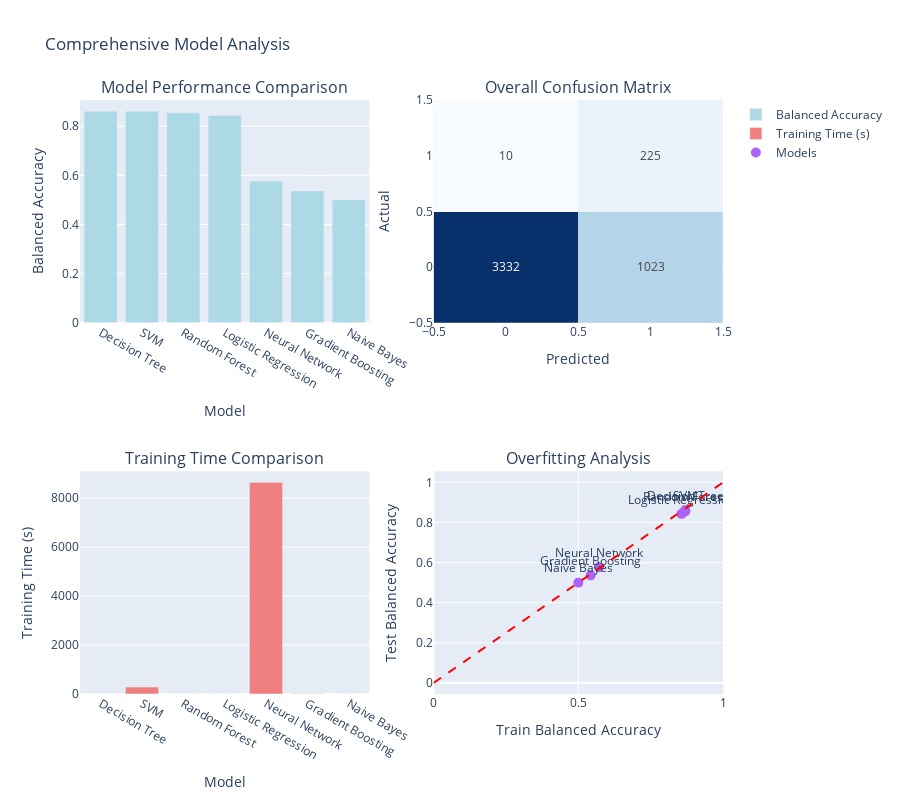

Notebook cell for this chart:
### Markdown cell above
## 📈 10. Comprehensive Visualizations

### Code cell
# Create comprehensive visualization
best_model_name = comparison_df.iloc[0]['Model']
best_model = best_models[best_model_name]
best_pred = results[best_model_name]['predictions']

# Create subplots
if station_results_df is not None:
    fig = make_subplots(
        rows=2, cols=2,
        subplot_titles=('Model Performance Comparison', 'Overall Confusion Matrix',
                       'Station Accuracy Heatmap', 'Overfitting Analysis'),
        specs=[[{'type': 'bar'}, {'type': 'heatmap'}],
               [{'type': 'bar'}, {'type': 'scatter'}]]
    )
else:
    fig = make_subplots(
        rows=2, cols=2,
        subplot_titles=('Model Performance Comparison', 'Overall Confusion Matrix',
                       'Training Time Comparison', 'Overfitting Analysis'),
        specs=[[{'type': 'bar'}, {'type': 'heatmap'}],
               [{'type': 'bar'}, {'type': 'scatter'}]]
    )

# 1. Model Performance Comparison
fig.add_trace(
    go.Bar(
        x=comparison_df['Model'],
        y=comparison_df['balanced_accuracy'],
        name='Balanced Accuracy',
        marker_color='lightblue'
    ),
    row=1, col=1
)

# 2. Confusion Matrix
cm = confusion_matrix(y_test, best_pred)
fig.add_trace(
    go.Heatmap(
        z=cm,
        text=cm,
        texttemplate='%{text}',
        colorscale='Blues',
        showscale=False
    ),
    row=1, col=2
)

# 3. Station Accuracy or Training Time
if station_results_df is not None:
    # Station accuracy bar chart
    top_stations = station_results_df.head(20)
    fig.add_trace(
        go.Bar(
            x=top_stations['station'],
            y=top_stations['accuracy'],
            name='Station Accuracy',
            marker_color='lightgreen'
        ),
        row=2, col=1
    )
else:
    # Training time comparison
    fig.add_trace(
        go.Bar(
            x=comparison_df['Model'],
            y=comparison_df['training_time'],
            name='Training Time (s)',
            marker_color='lightcoral'
        ),
        row=2, col=1
    )

# 4. Overfitting Analysis
fig.add_trace(
    go.Scatter(
        x=comparison_df['train_balanced_accuracy'],
        y=comparison_df['balanced_accuracy'],
        mode='markers+text',
        text=comparison_df['Model'],
        textposition='top center',
        marker=dict(size=10),
        name='Models'
    ),
    row=2, col=2
)

# Add diagonal line for overfitting plot
fig.add_trace(
    go.Scatter(
        x=[0, 1],
        y=[0, 1],
        mode='lines',
        line=dict(dash='dash', color='red'),
        name='No Overfitting Line',
        showlegend=False
    ),
    row=2, col=2
)

# Update layout
fig.update_xaxes(title_text='Model', row=1, col=1)
fig.update_yaxes(title_text='Balanced Accuracy', row=1, col=1)
fig.update_xaxes(title_text='Predicted', row=1, col=2)
fig.update_yaxes(title_text='Actual', row=1, col=2)

if station_results_df is not None:
    fig.update_xaxes(title_text='Station', row=2, col=1, tickangle=45)
    fig.update_yaxes(title_text='Accuracy', row=2, col=1)
else:
    fig.update_xaxes(title_text='Model', row=2, col=1)
    fig.update_yaxes(title_text='Training Time (s)', row=2, col=1)

fig.update_xaxes(title_text='Train Balanced Accuracy', row=2, col=2)
fig.update_yaxes(title_text='Test Balanced Accuracy', row=2, col=2)

fig.update_layout(
    height=800,
    title_text='Comprehensive Model Analysis',
    showlegend=True
)

fig.show()

### Figure 1 — Plotly figure (JSON) as saved in the notebook; plotly's stock layout.template omitted (floating-point values rounded to 4 significant figures)
{"data": [{"marker": {"color": "lightblue"}, "name": "Balanced Accuracy", "type": "bar", "x": ["Decision Tree", "SVM", "Random Forest", "Logistic Regression", "Neural Network", "Gradient Boosting", "Naive Bayes"], "xaxis": "x", "y": [0.8613, 0.8613, 0.8544, 0.8431, 0.5767, 0.5363, 0.5], "yaxis": "y"}, {"colorscale": [[0, "rgb(247,251,255)"], [0.125, "rgb(222,235,247)"], [0.25, "rgb(198,219,239)"], [0.375, "rgb(158,202,225)"], [0.5, "rgb(107,174,214)"], [0.625, "rgb(66,146,198)"], [0.75, "rgb(33,113,181)"], [0.875, "rgb(8,81,156)"], [1, "rgb(8,48,107)"]], "showscale": false, "text": [[3332, 1023], [10, 225]], "texttemplate": "%{text}", "type": "heatmap", "xaxis": "x2", "yaxis": "y2", "z": [[3332, 1023], [10, 225]]}, {"marker": {"color": "lightcoral"}, "name": "Training Time (s)", "type": "bar", "x": ["Decision Tree", "SVM", "Random Forest", "Logistic Regression", "Neural Network", "Gradient Boosting", "Naive Bayes"], "xaxis": "x3", "y": [3.464, 284.6, 4.047, 4.14, 8650.0, 5.828, 0.173], "yaxis": "y3"}, {"marker": {"size": 10}, "mode": "markers+text", "name": "Models", "text": ["Decision Tree", "SVM", "Random Forest", "Logistic Regression", "Neural Network", "Gradient Boosting", "Naive Bayes"], "textposition": "top center", "type": "scatter", "x": [0.8695, 0.8695, 0.8694, 0.8566, 0.5712, 0.5425, 0.5], "xaxis": "x4", "y": [0.8613, 0.8613, 0.8544, 0.8431, 0.5767, 0.5363, 0.5], "yaxis": "y4"}, {"line": {"color": "red", "dash": "dash"}, "mode": "lines", "name": "No Overfitting Line", "showlegend": false, "type": "scatter", "x": [0, 1], "xaxis": "x4", "y": [0, 1], "yaxis": "y4"}], "layout": {"annotations": [{"font": {"size": 16}, "showarrow": false, "text": "Model Performance Comparison", "x": 0.225, "xanchor": "center", "xref": "paper", "y": 1, "yanchor": "bottom", "yref": "paper"}, {"font": {"size": 16}, "showarrow": false, "text": "Overall Confusion Matrix", "x": 0.775, "xanchor": "center", "xref": "paper", "y": 1, "yanchor": "bottom", "yref": "paper"}, {"font": {"size": 16}, "showarrow": false, "text": "Training Time Comparison", "x": 0.225, "xanchor": "center", "xref": "paper", "y": 0.375, "yanchor": "bottom", "yref": "paper"}, {"font": {"size": 16}, "showarrow": false, "text": "Overfitting Analysis", "x": 0.775, "xanchor": "center", "xref": "paper", "y": 0.375, "yanchor": "bottom", "yref": "paper"}], "height": 800, "showlegend": true, "title": {"text": "Comprehensive Model Analysis"}, "xaxis": {"anchor": "y", "domain": [0, 0.45], "title": {"text": "Model"}}, "xaxis2": {"anchor": "y2", "domain": [0.55, 1], "title": {"text": "Predicted"}}, "xaxis3": {"anchor": "y3", "domain": [0, 0.45], "title": {"text": "Model"}}, "xaxis4": {"anchor": "y4", "domain": [0.55, 1], "title": {"text": "Train Balanced Accuracy"}}, "yaxis": {"anchor": "x", "domain": [0.625, 1], "title": {"text": "Balanced Accuracy"}}, "yaxis2": {"anchor": "x2", "domain": [0.625, 1], "title": {"text": "Actual"}}, "yaxis3": {"anchor": "x3", "domain": [0, 0.375], "title": {"text": "Training Time (s)"}}, "yaxis4": {"anchor": "x4", "domain": [0, 0.375], "title": {"text": "Test Balanced Accuracy"}}}}
